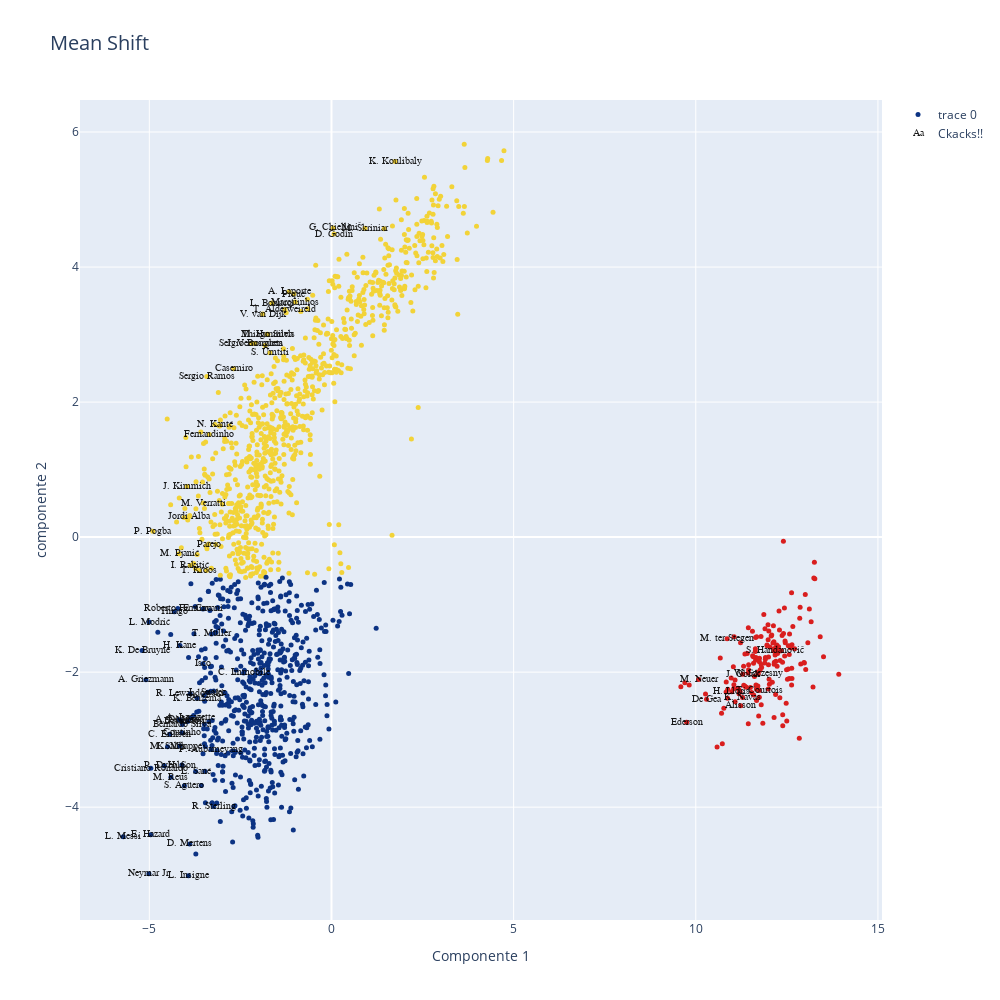

Notebook code for this chart:
### Code cell
data=[]
bool_crack=df_n["overall"] > 85
bool_no_crack=df_n["overall"]<86

print(X_projected)
#Eligo dos números entre 0 y  de n_skills-1
skill_1=X_projected
skill_2=X_projected


kmean_clusters = go.Scatter(x=X_projected[:,0], y=X_projected[:,1],
                           mode='markers',
                           text=df_n.loc[:,'short_name'],
                           #text=df_n.loc[:,'team_position'],
                           marker=dict(
                                size=5,
                                color = clusters2.astype(np.float), #set color equal to a variable
                                colorscale='Portland',
                                showscale=False)
                           )

crack =go.Scatter(x=X_projected[bool_crack,0], y=X_projected[bool_crack,1],name='Ckacks!!',
                      text=df_n.loc[bool_crack,'short_name'],
                      textfont=dict(family='sans serif',size=10,color='black'),
                      opacity=0.9,mode='text')

data=[kmean_clusters,crack]

layout = go.Layout(title="Mean Shift ",titlefont=dict(size=20),
                xaxis=dict(title='Componente 1'),
                yaxis=dict(title='componente 2'),
                autosize=False, width=1000,height=1000)

fig = go.Figure(data=data, layout=layout)

iplot(fig)

### Figure 1 — Plotly figure (JSON) as saved in the notebook; plotly's stock layout.template omitted (floating-point values rounded to 4 significant figures; data arrays with more than 128 entries replaced by an {"elided": "..."} marker saying what was removed)
{"data": [{"marker": {"color": {"elided": "1615 int values"}, "colorscale": [[0, "rgb(12,51,131)"], [0.25, "rgb(10,136,186)"], [0.5, "rgb(242,211,56)"], [0.75, "rgb(242,143,56)"], [1, "rgb(217,30,30)"]], "showscale": false, "size": 5}, "mode": "markers", "text": {"elided": "1615 str values"}, "type": "scatter", "x": {"elided": "1615 float values"}, "y": {"elided": "1615 float values"}}, {"mode": "text", "name": "Ckacks!!", "opacity": 0.9, "text": ["L. Messi", "Cristiano Ronaldo", "Neymar Jr", "J. Oblak", "E. Hazard", "K. De Bruyne", "M. ter Stegen", "V. van Dijk", "L. Modrić", "M. Salah", "K. Mbappé", "K. Koulibaly", "H. Kane", "Alisson", "De Gea", "N. Kanté", "G. Chiellini", "S. Agüero", "Sergio Ramos", "L. Suárez", "R. Lewandowski", "Sergio Busquets", "A. Griezmann", "P. Dybala", "P. Pogba", "Ederson", "R. Sterling", "C. Eriksen", "T. Courtois", "Piqué", "S. Handanovič", "M. Neuer", "H. Lloris", "David Silva", "E. Cavani", "D. Godín", "T. Kroos", "M. Reus", "P. Aubameyang", "S. Mané", "A. Laporte", "Bernardo Silva", "Casemiro", "H. Son", "Fernandinho", "Thiago Silva", "K. Benzema", "J. Vertonghen", "D. Mertens", "M. Hummels", "T. Alderweireld", "Jordi Alba", "Thiago", "K. Navas", "L. Insigne", "L. Sané", "Marquinhos", "M. Škriniar", "M. Verratti", "S. Umtiti", "W. Szczęsny", "J. Kimmich", "Isco", "Roberto Firmino", "I. Rakitić", "M. Pjanić", "A. Di María", "L. Bonucci", "Coutinho", "Parejo", "T. Müller", "C. Immobile", "A. Lacazette"], "textfont": {"color": "black", "family": "sans serif", "size": 10}, "type": "scatter", "x": [-5.717, -4.959, -5.011, 11.29, -4.964, -5.2, 10.86, -1.886, -5.008, -4.501, -4.167, 1.744, -4.16, 11.24, 10.29, -3.201, 0.05, -4.037, -3.423, -3.398, -3.877, -2.202, -5.094, -4.588, -4.905, 9.748, -3.236, -4.44, 11.74, -1.033, 12.16, 10.08, 10.99, -3.947, -3.526, 0.06998, -3.626, -4.407, -3.305, -4.127, -1.164, -4.092, -2.685, -4.107, -3.353, -1.765, -3.692, -2.101, -3.892, -1.75, -1.281, -3.901, -4.315, 11.28, -3.929, -3.729, -0.9937, 0.9202, -3.523, -1.691, 11.71, -3.966, -3.528, -4.218, -3.877, -4.183, -4.179, -1.639, -4.101, -3.372, -3.292, -2.413, -3.858], "y": [-4.437, -3.425, -4.985, -2.032, -4.408, -1.68, -1.505, 3.303, -1.259, -3.105, -3.094, 5.563, -1.606, -2.497, -2.403, 1.668, 4.58, -3.682, 2.379, -2.299, -2.321, 2.868, -2.113, -3.386, 0.08569, -2.743, -3.99, -2.92, -2.272, 3.599, -1.68, -2.111, -2.292, -2.73, -1.064, 4.489, -0.4933, -3.557, -3.146, -2.719, 3.635, -2.776, 2.494, -3.376, 1.52, 3.005, -2.388, 2.868, -4.544, 3.004, 3.37, 0.3057, -1.107, -2.374, -5.018, -3.471, 3.482, 4.574, 0.5043, 2.729, -2.024, 0.7505, -1.876, -1.058, -0.4215, -0.248, -2.705, 3.467, -2.899, -0.1034, -1.434, -2.012, -2.678]}], "layout": {"autosize": false, "height": 1000, "title": {"font": {"size": 20}, "text": "Mean Shift "}, "width": 1000, "xaxis": {"title": {"text": "Componente 1"}}, "yaxis": {"title": {"text": "componente 2"}}}}
